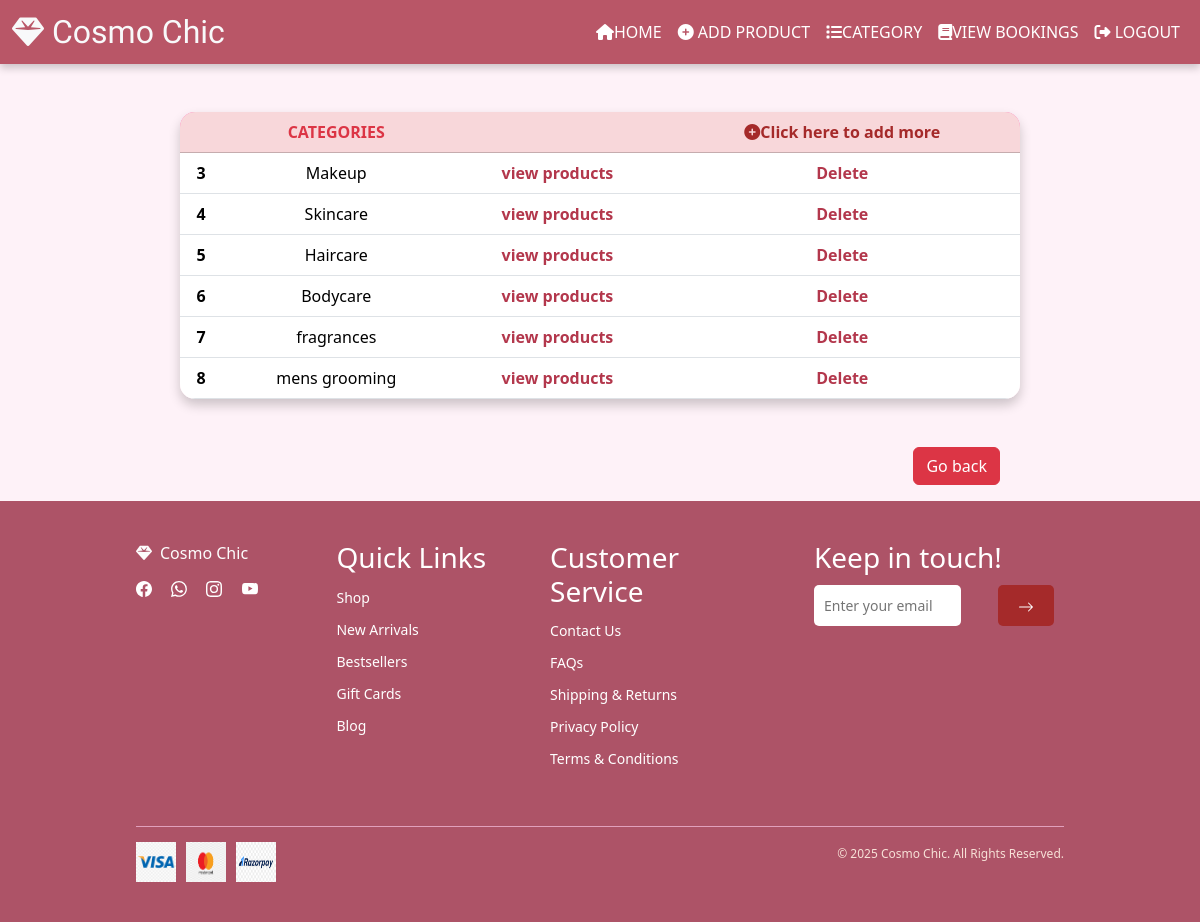
Page /view_category on the committed database.
### app/models.py (models this page shows)
class Category(models.Model):
    category = models.TextField()

### app/views.py (the view)
# urls.py: path('view_category',views.view_category),
def view_category(req):
    category=Category.objects.all()
    return render(req,'shop/view_category.html',{'category':category})

### templates/shop/view_category.html (shortened to what this page needs)
<!DOCTYPE html>
<html lang="en">
<head>
    {% load static %}
    <link rel="stylesheet" href="{% static 'viewcat_style.css' %}">
    <link href="https://cdn.jsdelivr.net/npm/bootstrap@5.3.3/dist/css/bootstrap.min.css" rel="stylesheet">
    <link rel="stylesheet" href="https://cdnjs.cloudflare.com/ajax/libs/font-awesome/6.5.0/css/all.min.css">
</head>
<body>
    <nav class="navbar navbar-expand-sm navbar-dark">
        <div class="container-fluid">
            <a class="navbar-brand text-light d-flex align-items-center" href="#">
                <i class="fas fa-gem me-2"></i> Cosmo Chic
            </a>
            <div class="collapse navbar-collapse" id="collapsibleNavbar">
              <ul class="navbar-nav ms-auto">
                <li class="nav-item">
                    <a class="nav-link" href="shop_home">
                      <i class="fa fa-home"></i>Home
                    </a>
                </li>
                <li class="nav-item">
                    <a class="nav-link" href="add_pro">
                        <i class="fas fa-plus-circle"></i> Add Product
                    </a>
                </li>
                <li class="nav-item">
                    <a class="nav-link" href="view_category">
                        <i class="fas fa-list"></i>Category
                    </a>
                </li>
                <li class="nav-item">
                    <a class="nav-link" href="bookings">
                        <i class="fas fa-book"></i>View bookings
                    </a>
                </li>
                <li class="nav-item">
                    <a class="nav-link" href="logout">
                        <i class="fas fa-sign-out-alt"></i> Logout
                    </a>
                </li>
            </ul>
            </div>
        </div>
    </nav>
    <table class="table table-hover mt-5 mb-5 mx-auto">
        <thead>
            <tr class="table-danger">
                <th scope="col"></th>
                <th scope="col" class="text-danger">CATEGORIES</th>
                <th scope="col"></th>
                <th scope="col"><a style="color: brown; text-decoration: none;" href="../category"><i class="fas fa-plus-circle"></i>Click here to add more</a></th>
            </tr>
        </thead>
        <tbody>
            {% for i in category %}
            <tr>
                <th scope="row">{{ i.pk }}</th>
                <td>{{ i.category }}</td>
                <td><a href="view_products/{{i.pk }}">view products</a></td>
                <td><a href="delete_category/{{ i.pk }}">Delete</a></td>
            </tr>
            {% endfor %}
        </tbody>
    </table>
    <div class=" mt-4" style="text-align: right;margin-right: 200px;">
        <a href="../shop_home" class="btn btn-danger">Go back</a>
    </div>
    <footer class="footer">
        <div class="footer-container">
          <div class="footer-logo">
            <a style="color: rgb(253, 253, 253);" class=" logo navbar-brand  d-flex align-items-center" href="#">
                <i class="fas fa-gem me-2"></i> Cosmo Chic
            </a>
            <div class="social-icons">
              <a href="#" class="social-icon"></a>
              <a href="#" class="social-icon"></a>
              <a href="#" class="social-icon"></a>
              <a href="#" class="social-icon"></a>
            </div>
          </div>
          <div class="footer-links">
            <h3>Quick Links</h3>
            <ul>
              <li><a href="#">Shop</a></li>
              <li><a href="#">New Arrivals</a></li>
              <li><a href="#">Bestsellers</a></li>
              <li><a href="#">Gift Cards</a></li>
              <li><a href="#">Blog</a></li>
            </ul>
          </div>
          <div class="footer-links aa">
            <h3>Customer Service</h3>
            <ul>
              <li><a href="#">Contact Us</a></li>
              <li><a href="#">FAQs</a></li>
              <li><a href="#">Shipping & Returns</a></li>
              <li><a href="#">Privacy Policy</a></li>
              <li><a href="#">Terms & Conditions</a></li>
            </ul>
          </div>
          <div class="newsletter">
            <h3>Keep in touch!</h3>
            <div class="dd">
            <div class="d1">
            <input type="email" placeholder="Enter your email" class="email-input">
            </div>
            <div class="d2">
            <button class="subscribe-btn"><svg xmlns="http://www.w3.org/2000/svg" width="16" height="16" fill="currentColor" class="bi bi-arrow-right" viewBox="0 0 16 16">
                <path fill-rule="evenodd" d="M1 8a.5.5 0 0 1 .5-.5h11.793l-3.147-3.146a.5.5 0 0 1 .708-.708l4 4a.5.5 0 0 1 0 .708l-4 4a.5.5 0 0 1-.708-.708L13.293 8.5H1.5A.5.5 0 0 1 1 8"/>
              </svg></button>
            </div>
          </div>
        </div>
        </div>
        <div class="footer-bottom">
          <div class="payment-icons">
            <img src="../../static/img/visacard.png" alt="Visa" class="payment-icon">
            <img src="../../static/img/mastercard.png" alt="Mastercard" class="payment-icon">
            <img src="../../static/img/razorpay.png" alt="PayPal" class="payment-icon">
          </div>
          <p class="copyright">© 2025 Cosmo Chic. All Rights Reserved.</p>
        </div>
      </footer>
</body>
</html>

### static/viewcat_style.css (style rules this page uses)
body { background-color: #fef2f8 !important; font-family: 'Poppins', sans-serif; margin: 0; padding: 0; }
.navbar { background-color: #b95667; height: 8vh; box-shadow: 0 4px 8px rgba(0, 0, 0, 0.2); }
.navbar .navbar-brand { font-family: "Dancing Script", serif; font-optical-sizing: auto; font-weight: 1200; font-style: normal; font-size: 2rem !important; }
.navbar .nav-link { color: white; text-transform: uppercase; transition: color 0.3s ease; font-size: 1rem; }
.table { width:70% !important; margin: auto; background-color: rgba(255, 228, 235, 0.85); border-radius: 15px; box-shadow: 0 6px 12px rgba(0, 0, 0, 0.2); overflow: hidden; }
.table thead { background-color: #ff69b4; color: white; font-weight: bold; }
.table th, .table td { text-align: center; padding: 15px; font-size: 1rem; color: #333; }
.table tbody a { color: #b3374c; text-decoration: none; font-weight: bold; transition: color 0.3s ease; }
.footer { margin-top: 2vh; background-color:#ad5367; padding: 40px 20px; color: white; }
.footer-container { width: 80%; margin: auto; display: flex; justify-content: space-between; flex-wrap: wrap; gap: 20px; }
.footer-logo { max-width: 200px; }
.footer-logo .logo { width: 100%; max-width: 150px; }
.social-icons { margin-top: 10px; }
.social-icon { margin-right: 15px; text-decoration: none; color: white; font-size: 14px; transition: color 0.3s ease; }
.footer-links { max-width: 200px; }
.footer-links h3 { margin-bottom: 10px; }
.footer-links ul { list-style: none; padding: 0; }
.footer-links ul li { margin-bottom: 8px; }
.footer-links a { text-decoration: none; color: white; font-size: 14px; transition: color 0.3s ease; }
.newsletter { max-width: 250px; }
.newsletter h3 { margin-bottom: 10px; }
.email-input { padding: 10px; width: 80%; border-radius: 5px; border: none; outline: none; font-size: 14px; }
.subscribe-btn { padding: 10px 20px; background-color:brown; border: none; border-radius: 5px; color: white; cursor: pointer; font-size: 14px; margin-right: 10px; }
.dd { display: flex; }
.footer-bottom { width: 80%; margin: auto; margin-top: 40px; display: flex; justify-content: space-between; align-items: center; border-top: 1px solid #e1a0bc; padding-top: 15px; }
.payment-icons { display: flex; }
.payment-icon { width: 40px; margin-right: 10px; }
.payment-icon:last-child { margin-right: 0; }
.footer-bottom .copyright { font-size: 12px; color: #f7e1d7; }

### rows in the picture
Category: pk "3", category "Makeup"
Category: pk "4", category "Skincare"
Category: pk "5", category "Haircare"
Category: pk "6", category "Bodycare"
Category: pk "7", category "fragrances"
Category: pk "8", category "mens grooming"
